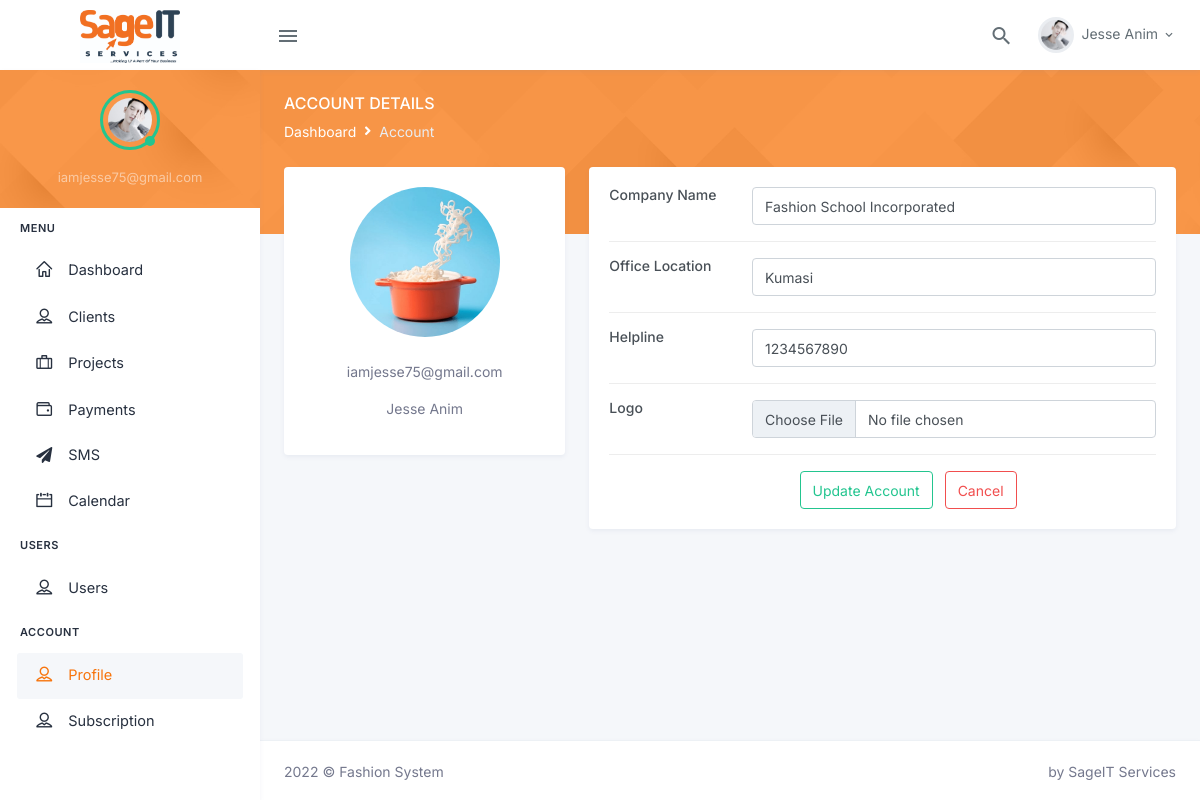
/account.php (signed in), run on the app's committed database.
### tables this page shows
CREATE TABLE `company` (
  `id` int(11) NOT NULL,
  `name` text NOT NULL,
  `location` varchar(255) NOT NULL,
  `logo` varchar(255) NOT NULL DEFAULT 'None',
  `helpline` varchar(255) NOT NULL DEFAULT '1234567890',
  `sms` int(11) NOT NULL DEFAULT 0,
  `date` timestamp NOT NULL DEFAULT current_timestamp() ON UPDATE current_timestamp()
);

### account.php (the view, shortened to what this page needs)
 <?php
    require_once 'database/config.php';
    $company_id  = $_SESSION['company_id'];
    $c_query = "SELECT * FROM company WHERE id = :id";
    $c_statement = $connect->prepare($c_query);
    $c_statement->execute(
      array(
        ":id" => $company_id
      )
    );
    $c_result = $c_statement->fetch();
?>
 <div class="main-content">
   <div class="page-content">
     <div class="page-title-box">
       <div class="container-fluid">
         <div class="row align-items-center">
           <div class="col-sm-6">
             <div class="page-title">
               <h4>Account Details</h4>
               <ol class="breadcrumb m-0">
                 <li class="breadcrumb-item"><a href="dashboard.php">Dashboard</a></li>
                 <li class="breadcrumb-item active">Account</li>
               </ol>
             </div>
           </div>
         </div>
       </div>
     </div>
     <div class="container-fluid">
       <div class="page-content-wrapper">
         <form id="profile_form">
           <div class="row">
             <div class="col-lg-12">
               <div class="row gutters-sm">
                 <div class="col-md-4 mb-3">
                   <div class="card">
                     <div class="card-body">
                       <div class="d-flex flex-column align-items-center text-center">
                         <img
                           src="<?= $c_result['logo'] == 'None' ? 'https://bootdey.com/img/Content/avatar/avatar7.png' : 'assets/images/companies/'.$c_result['logo']?>"
                           alt="Admin" class="rounded-circle" width="150">
                         <div class="mt-3">
                           <p class="text-muted font-size-sm"><?= $_SESSION['username']; ?></p>
                           <p class="text-muted font-size-sm"><?= $_SESSION['fullname']; ?></p>
                         </div>
                       </div>
                     </div>
                   </div>
                 </div>
                 <div class="col-md-8">
                   <div class="card mb-3">
                     <div class="card-body">
                       <div class="row">
                         <div class="col-sm-3">
                           <h6 class="mb-0">Company Name</h6>
                         </div>
                         <div class="col-sm-9 text-secondary">
                           <input class="form-control" type="text" id="company_name" name="company_name" required
                             value="<?= $c_result['name']; ?>">
                         </div>
                       </div>
                       <hr>
                       <div class="row">
                         <div class="col-sm-3">
                           <h6 class="mb-0">Office Location</h6>
                         </div>
                         <div class="col-sm-9 text-secondary">
                           <input class="form-control" type="text" id="office_location" name="office_location"
                             value="<?= $c_result['location']; ?>" required>
                         </div>
                       </div>
                       <hr>
                       <div class="row">
                         <div class="col-sm-3">
                           <h6 class="mb-0">Helpline</h6>
                         </div>
                         <div class="col-sm-9 text-secondary">
                           <input class="form-control" type="text" id="helpline" name="helpline" required
                             value="<?= $c_result['helpline']; ?>">
                         </div>
                       </div>
                       <hr>
                       <div class="row">
                         <div class="col-sm-3">
                           <h6 class="mb-0">Logo</h6>
                         </div>
                         <div class="col-sm-9 text-secondary">
                           <input class="form-control" type="file" name="files[]">
                         </div>
                       </div>
                       <hr>
                       <div class="row">
                         <label class="col-sm-4 col-form-label"></label>
                         <div class="col-sm-8">
                           <div class="button-items">
                             <button type="submit" id="add_account_btn" name="add_account_btn"
                               class="btn btn-outline-success waves-effect waves-light loading">Update Account
                             </button>
                             <a href="dashboard.php" class="btn btn-outline-danger waves-effect waves-light">Cancel</a>
                           </div>
                         </div>
                       </div>
                     </div>
                   </div>
                 </div>
               </div>
             </div>
           </div>
         </form>
       </div>
     </div>
   </div>
   <?php include_once 'partials/footer.php'; ?>

### data on the page
company: logo (picture), company_name "Fashion School Incorporated", office_location "Kumasi", helpline "1234567890"

### other printed values
$_SESSION['username'] "iamjesse75@gmail.com"
$_SESSION['fullname'] "Jesse Anim"
